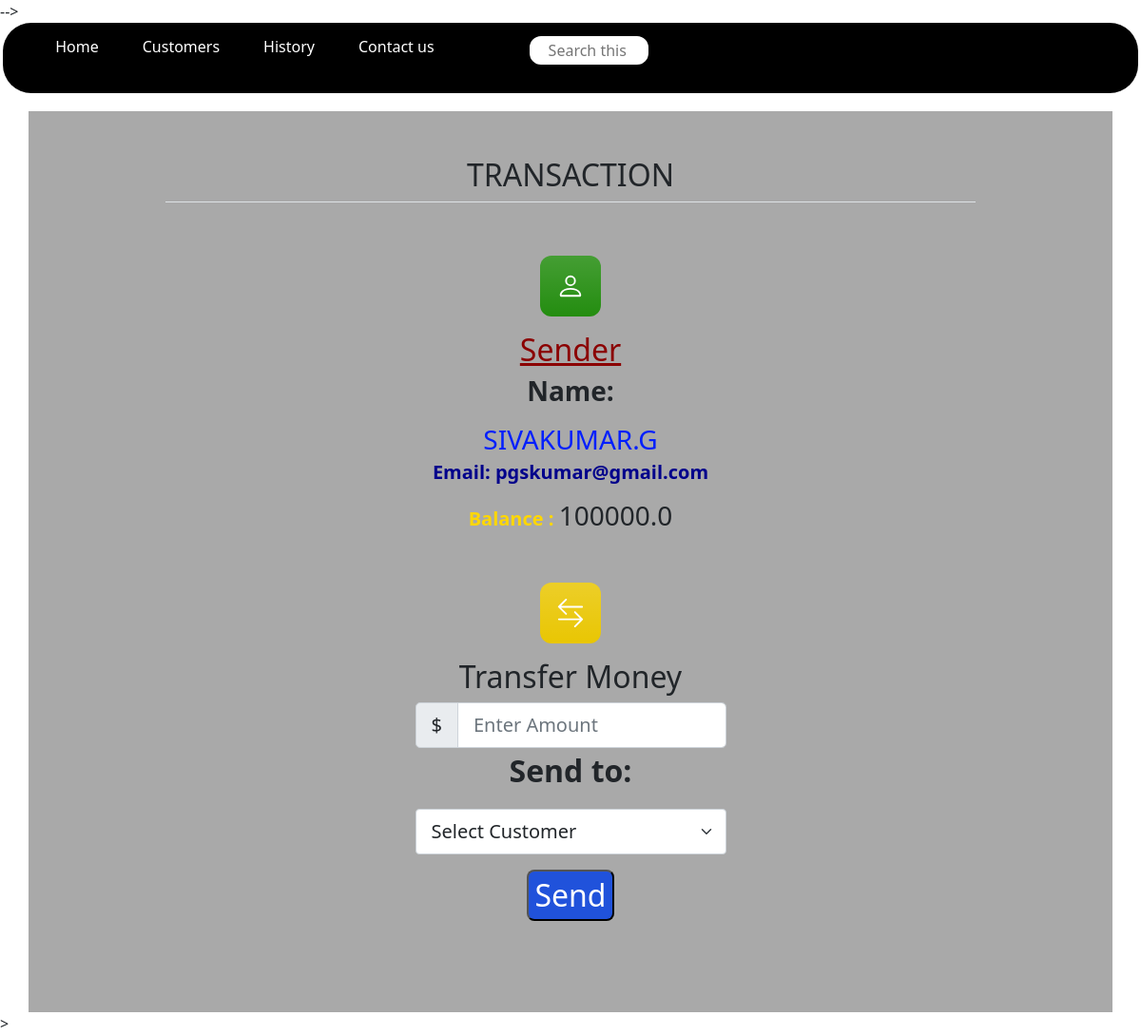
/customer/profile/16, run on an earlier commit of the app's database.
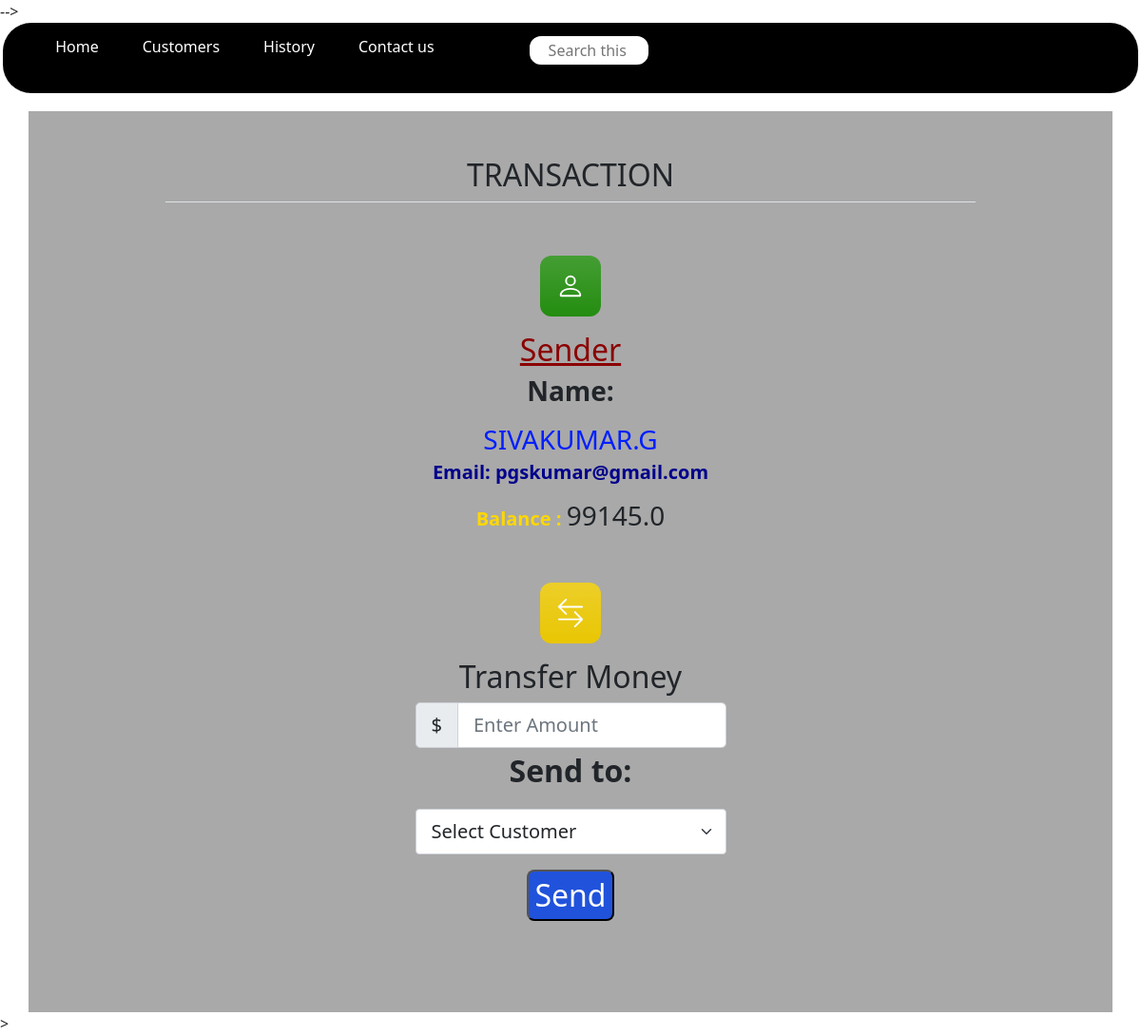
And on a later commit of the database.
### CUSTOMERS/models.py (models this page shows, shortened)
class customer(models.Model):
    idd = models.IntegerField(default=0)
    name = models.CharField(max_length=50)
    email = models.EmailField(max_length=100)
    balance = models.FloatField()

### CUSTOMERS/views.py (the view, shortened to what this page needs)
# urls.py: path('profile/<int:cust_id>',views.profile,name='profile'),
def profile(request,cust_id):
    sender = customer.objects.get(id=cust_id)
    return render(request,'profile.html',{'customer_list':all_customer_list, 'sender':sender})

### templates/profile.html (shortened to what this page needs)
{% load static %}
<!doctype html>
<html lang="en">
<head>
  <link href="/docs/5.0/dist/css/bootstrap.min.css" rel="stylesheet"
>
  <link href="https://cdn.jsdelivr.net/npm/bootstrap@5.0.0-beta3/dist/css/bootstrap.min.css" rel="stylesheet"
>
  <link href="{% static 'css/heavy.css'%}" rel="stylesheet">
  <link href="{% static 'css/dom.css'%}" rel="stylesheet">
  <link href="{% static 'css/profile.css'%}" rel="stylesheet">
</head>
<body>
  <header style="padding: 0rem 0.2rem 1.2rem;">
    <nav class="navbar" style="padding:initial"; >
      <ul>
        <li><a href="/">Home</a></li>
        <li><a href="{% url 'customer:customer_list' %}">Customers</a></li>
        <li><a href="{% url 'customer:history' %}">History</a></li>
        <li><a href="#">Contact us</a></li>
        <div class="search" style="float:left;">
          <input type="text" name="search" id="search" placeholder="Search this website">
        </div>
      </ul>
    </nav>
  </header>
  <div style="height: 70px; position:fixed; bottom:0; width:100%;">
  </div>
  <div class="container py-5 new_style" id="featured-3">
    <h2 class="pb-2 border-bottom">TRANSACTION</h2>
    <div class="row g-5 py-5" id="dheeraj">
      <div class="feature col-md-5">
        <div class="feature-icon bg-gradient" id="icon1">
        </div>
        <h2 style="color: darkred; text-decoration: underline">Sender</h2>
        <h3 style="font-weight:bold;"> Name: </h3>
        <h3 id="sender" style="display:inline;">{{sender.name}}</h3>
        <h5 id="email"style="font-weight: bold;color: darkblue;">Email: {{sender.email}}</h5>
        <h5 style="font-weight:bold;  display:inline; color:gold">Balance : </h5>
        <h3 style="display:inline;">{{sender.balance}}</h3>
      </div>
      <div class="feature col-md-5">
        <div class="feature-icon  bg-gradient" id="icon2">
        </div>
        <h2>Transfer Money</h2>
        <form method="POST">
          <div class="input-group input-group-lg">
            <span class="input-group-text">$</span>
            <input type="text" class="form-control" aria-label="Sizing example input"
              aria-describedby="inputGroup-sizing-lg" name="amount_transfer" placeholder="Enter Amount">
          </div>
          <p>Send to:</p>
          <select class="form-select form-select-lg mb-3" aria-label=".form-select-lg example" name="receiver">
            <option selected>Select Customer</option>
          </select>
          <button id="but" class="but" type="submit">Send</button>
        </form>
      </div>
    </div>
  </div>
</body>>
</body>
</html>

What changed in the data, as far as the page shows it:
changed customer "SIVAKUMAR.G": balance "100000.0" → "99145.0"
